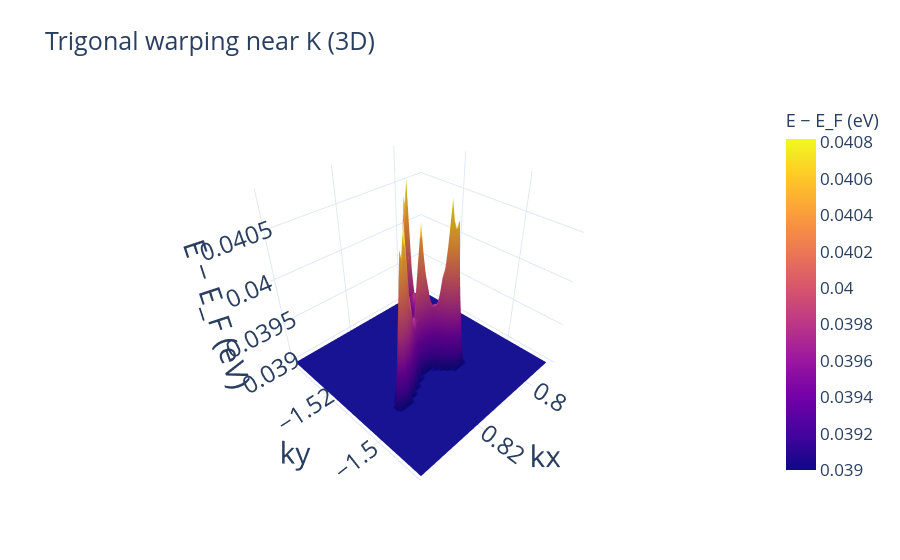
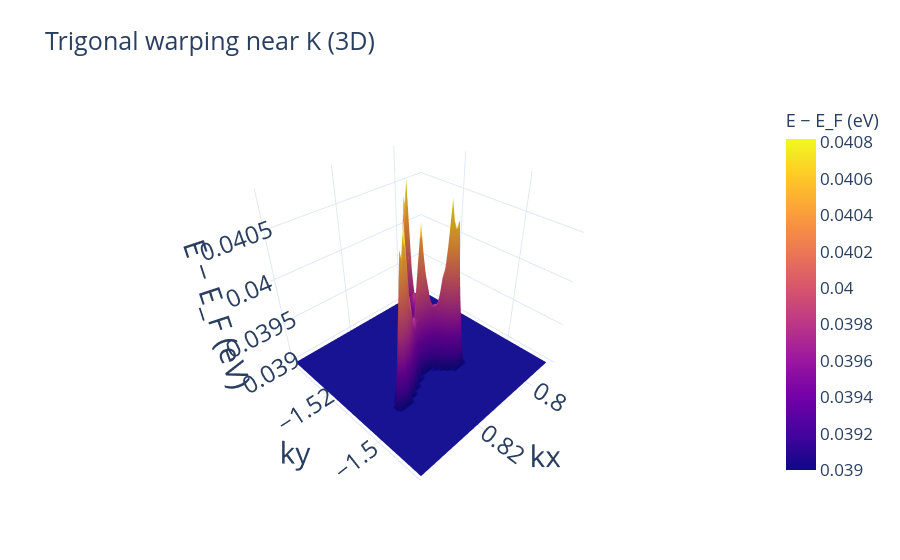

The code cell stored with these charts, in order, in its notebook:
### Code cell
plot_trigonal_warping_3d(
    qx,
    qy,
    E_cond,
    #E_shifted[:, :, 8],
    #E_pi[:, :, 1],
   # title=f"Trigonal warping near K (band {idx[0]})",
    zlim=(0.039, 0.043),  # in eV
    save_html=True,
    html_path="../data/trigonal_warping_3d.html",
    tick_fontsize=17,
    title_fontsize=25,
    axis_title_fontsize=30
)

### Figure 1 — Plotly figure (JSON) as saved in the notebook; plotly's stock layout.template omitted (floating-point values rounded to 4 significant figures; data arrays with more than 128 entries replaced by an {"elided": "..."} marker saying what was removed)
{"data": [{"colorbar": {"tickfont": {"size": 17}, "title": {"font": {"size": 18}, "text": "E − E_F (eV)"}}, "showscale": true, "x": {"elided": "100x100 float values"}, "y": {"elided": "100x100 float values"}, "z": {"elided": "41x41 float values"}, "type": "surface"}], "layout": {"title": {"font": {"size": 25}, "text": "Trigonal warping near K (3D)"}, "scene": {"xaxis": {"title": {"font": {"size": 30}, "text": "kx"}, "tickfont": {"size": 17}}, "yaxis": {"title": {"font": {"size": 30}, "text": "ky"}, "tickfont": {"size": 17}}, "zaxis": {"title": {"font": {"size": 30}, "text": "E − E_F (eV)"}, "tickfont": {"size": 17}}, "aspectmode": "cube"}}}

### Figure 2 — Plotly figure (JSON) as saved in the notebook; plotly's stock layout.template omitted (floating-point values rounded to 4 significant figures; data arrays with more than 128 entries replaced by an {"elided": "..."} marker saying what was removed)
{"data": [{"colorbar": {"tickfont": {"size": 17}, "title": {"font": {"size": 18}, "text": "E − E_F (eV)"}}, "showscale": true, "x": {"elided": "100x100 float values"}, "y": {"elided": "100x100 float values"}, "z": {"elided": "41x41 float values"}, "type": "surface"}], "layout": {"title": {"font": {"size": 25}, "text": "Trigonal warping near K (3D)"}, "scene": {"xaxis": {"title": {"font": {"size": 30}, "text": "kx"}, "tickfont": {"size": 17}}, "yaxis": {"title": {"font": {"size": 30}, "text": "ky"}, "tickfont": {"size": 17}}, "zaxis": {"title": {"font": {"size": 30}, "text": "E − E_F (eV)"}, "tickfont": {"size": 17}}, "aspectmode": "cube"}}}
